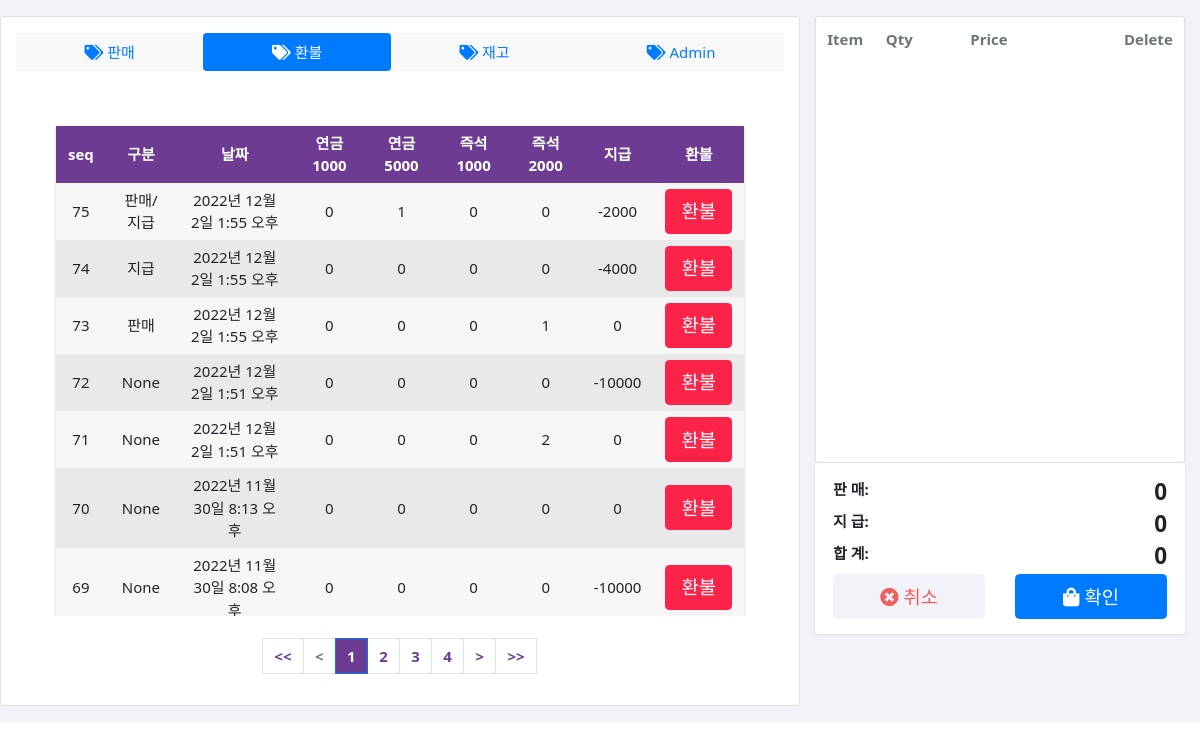
Page /refund/ on the earlier database version.
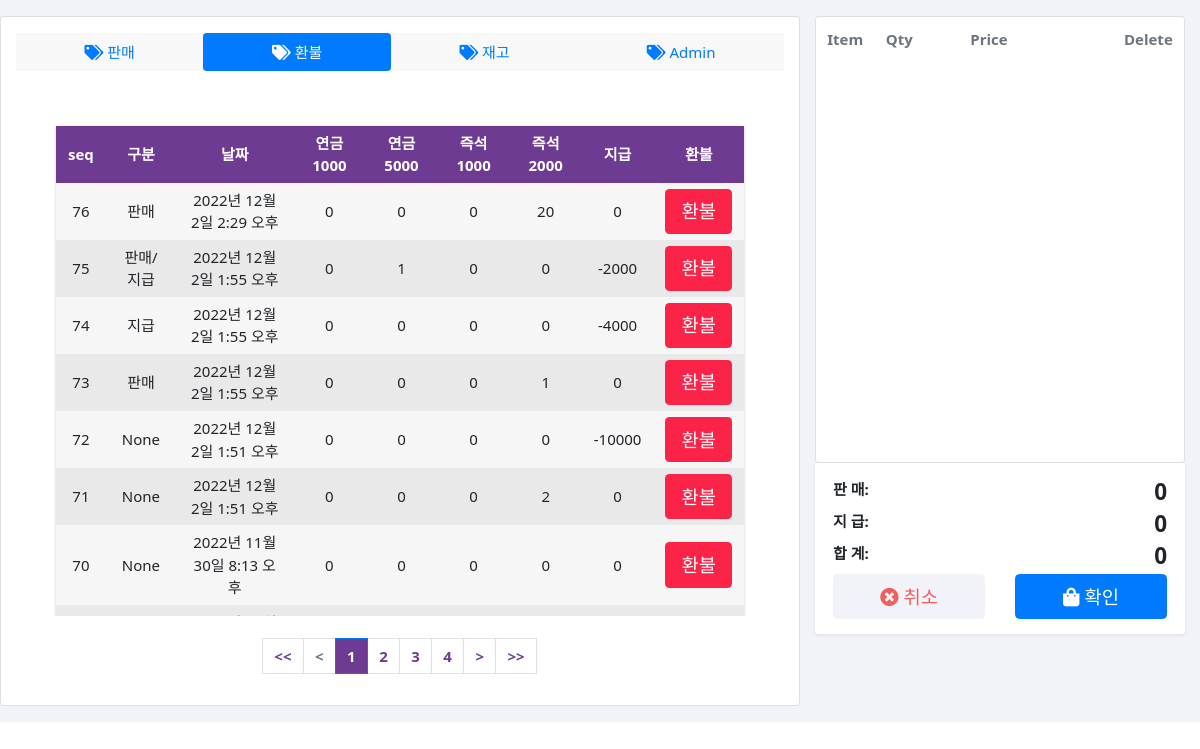
Same page on the later database version.
### POSApp/models.py (models this page shows)
class POSDB(models.Model):
    seq = models.IntegerField(primary_key=True)
    category = models.CharField(max_length=10, null=True)
    pension_lottery_1000 = models.IntegerField(null=True)
    pension_lottery_5000 = models.IntegerField(null=True)
    instant_lottery_1000 = models.IntegerField(null=True)
    instant_lottery_2000 = models.IntegerField(null=True)
    pension_lottery_1000_Qty = models.IntegerField(null=True)
    pension_lottery_5000_Qty = models.IntegerField(null=True)
    instant_lottery_1000_Qty = models.IntegerField(null=True)
    instant_lottery_2000_Qty = models.IntegerField(null=True)
    sale = models.IntegerField(null=True)
    pay = models.IntegerField(null=True)
    sale_time = models.DateTimeField(null=True)
    daily_sale_start = models.DateTimeField(null=True)
    base_balance = models.IntegerField(null=True)
    ismodify = models.BooleanField(null=True)

### POSApp/views.py (the view)
# urls.py: path('refund/', views.refund, name="refund"),
def refund(request):
    if request.method == 'POST':
        print(request.POST.get('refund_seq'))
        refund_seq = POSDB.objects.filter(seq=request.POST.get('refund_seq'))
        print(refund_seq.all().values()[0]['category'])
    sale_pay_lists = POSDB.objects.order_by('-seq')
    paginator = Paginator(sale_pay_lists, 20)
    page = request.GET.get('page', 1)  # 페이지
    page_obj = paginator.get_page(page)
    context = {
        'sale_pay_list': page_obj,
    }
    return render(request, 'refund.html', context)

### POSApp/templates/refund.html (shortened to what this page needs)
<!DOCTYPE HTML>
<html lang="en">
{% load static %}
<head>
    <link href="{% static 'assets/css/bootstrap.css' %}" rel="stylesheet" type="text/css" />
    <link href="{% static 'assets/css/ui.css' %}" rel="stylesheet" type="text/css" />
    <link href="{% static 'assets/fonts/fontawesome/css/fontawesome-all.min.css' %}" type="text/css" rel="stylesheet">
    <link href="{% static 'assets/css/OverlayScrollbars.css' %}" type="text/css" rel="stylesheet" />
</head>
<body>
    <section class="section-content padding-y-sm bg-default ">
        <div class="container-fluid">
            <div class="row">
                <div class="col-md-8 card padding-y-sm card ">
                    <ul class="nav bg radius nav-pills nav-fill mb-3 bg" role="tablist">
                        <li class="nav-item">
                            <a class="nav-link" href="{% url 'POSApp:index' %}">
                                <i class="fa fa-tags"></i> 판매</a>
                        </li>
                        <li class="nav-item">
                            <a class="nav-link active show" data-toggle="pill" href="{% url 'POSApp:refund' %}">
                                <i class="fa fa-tags "></i> 환불</a>
                        </li>
                        <li class="nav-item">
                            <a class="nav-link" href="{% url 'POSApp:stock' %}">
                                <i class="fa fa-tags "></i> 재고</a>
                        </li>
                        <li class="nav-item">
                            <a class="nav-link" href="{% url 'POSApp:adminpage' %}">
                                <i class="fa fa-tags "></i> Admin</a>
                        </li>
                    </ul>
                    <form action="{% url 'POSApp:refund' %}" method="POST">
                    <div class="wrapper" style="overflow:scroll; height:530px; text-align:center;">
                        <div class="table_refund">
                            <div class="row_table header">
                                <div class="cell">seq</div>
                                <div class="cell">구분</div>
                                <div class="cell">날짜</div>
                                <div class="cell">연금 1000</div>
                                <div class="cell">연금 5000</div>
                                <div class="cell">즉석 1000</div>
                                <div class="cell">즉석 2000</div>
                                <div class="cell">지급</div>
                                <div class="cell">환불</div>
                            </div>
                                {% for sale_pay in sale_pay_list %}
                                <div class="row_table">
                                    <div class="cell cell_seq" data-title="seq">{{sale_pay.seq}}</div>
                                    <div class="cell" data-title="판매시간">{{sale_pay.category}}</div>
                                    <div class="cell" data-title="판매시간">{{sale_pay.sale_time}}</div>
                                    <div class="cell" data-title="연금 1000">{{sale_pay.pension_lottery_1000_Qty}}</div>
                                    <div class="cell" data-title="연금 2000">{{sale_pay.pension_lottery_5000_Qty}}</div>
                                    <div class="cell" data-title="즉석 1000">{{sale_pay.instant_lottery_1000_Qty}}</div>
                                    <div class="cell" data-title="즉석 2000">{{sale_pay.instant_lottery_2000_Qty}}</div>
                                    <div class="cell" data-title="지급 금액">{{sale_pay.pay}}</div>
                                    <div class="cell" data-title="환불">
                                        <button class="btn btn-primary_refund btn-lg btn-block" onclick="refund({{forloop.counter0}})">
                                            환불
                                        </button>
                                    </div>
                                </div>
                                {% endfor %}
                            </div>
                        </div>
                        </form>
                    <br>
                    <div class="pagination_">
                        <ul class="pagination justify-content-center">
                            <li class="page-first">
                            <a class="page-link" href="?{{current_path}}&page=1"><<</a>
                            </li>
                            {% if sale_pay_list.has_previous %}
                            <li class="page-item">
                                <a class="page-link" href="?page={{sale_pay_list.previous_page_number}}"><</a>
                            </li>
                            {% else %}
                            <li class="page-item disabled">
                                <a class="page-link" tabindex="-1" aria-disabled="true" href="#"><</a>
                            </li>
                            {% endif %}
                            {% for page_number in sale_pay_list.paginator.page_range %}
                            {% if page_number >= sale_pay_list.number|add:-3 and page_number <= sale_pay_list.number|add:3 %}
                                {% if page_number == sale_pay_list.number %}
                                <li class="page-item active" aria-current="page">
                                    <a class="page-link" href="?page={{page_number}}"style="background:#6d3b92;font-weight: bold;">{{page_number}}</a>
                                <li>
                                {% else %}
                                <li class="page-item">
                                    <a class="page-link" href="?page={{page_number}}">{{page_number}}</a>
                                </li>
                                {% endif %}
                            {% endif %}
                            {% endfor %}
                            {% if sale_pay_list.has_next %}
                            <li class="page-item">
                                <a class="page-link" href="?page={{sale_pay_list.next_page_number}}">></a>
                            </li>
                            {% else %}
                            <li class="page-item disabled">
                                <a class="page-link" tabindex="-1" aria-disabled="true" href="#">></a>
                            </li>
                            {% endif %}
                            <li class="page-first">
                                <a class="page-link" href="?page={{sale_pay_list.paginator.num_pages}}">>></a>
                            </li>
                        </ul>
                    </div>
                    </div>
                <div class="col-md-4">
                    <div class="card">
                        <span id="cart">
                            <form action="{% url 'POSApp:index' %}" method="POST">
                                <table class="table table-hover shopping-cart-wrap">
                                    <thead class="text-muted">
                                        <tr>
                                            <th scope="col">Item</th>
                                            <th scope="col" width="120">Qty</th>
                                            <th scope="col" width="120">Price</th>
                                            <th scope="col" class="text-right" width="200">Delete</th>
                                        </tr>
                                    </thead>
                                </table>
                            </form>
                        </span>
                    </div>
                    <div class="box">
                        <dl class="dlist-align">
                            <dt>판 매:</dt>
                            <dd class="text-right h4 b total_sale">0</dd>
                        </dl>
                        <dl class="dlist-align">
                            <dt>지 급:</dt>
                            <dd class="text-right h4 b total_pay">0</dd>
                        </dl>
                        <dl class="dlist-align">
                            <dt>합 계:</dt>
                            <dd class="text-right h4 b total">0</dd>
                        </dl>
                        <div class="row">
                            <div class="col-md-6">
                                <a href="" class="btn  btn-default btn-error btn-lg btn-block"><i
                                        class="fa fa-times-circle "></i> 취소 </a>
                            </div>
                            <div class="col-md-6">
                                <button class="btn  btn-primary btn-lg btn-block" onclick="confirm()"><i
                                        class="fa fa-shopping-bag"></i>
                                    확인 </button>
                            </div>
                        </div>
                    </div>
                </div>
            </div>
        </div>
    </section>
</body>
</html>

### POSApp/static/assets/css/ui.css (style rules this page uses)
html { font-size: 15px; }
.padding-y-sm { padding-top: 16px; padding-bottom: 16px; }
.bg { background-color: #f8f8f8 !important; }
.b { font-weight: 600; }
[class*="dlist-"] { margin-bottom: 5px; }
[class*="dlist-"] dd { margin-bottom: 0; }
.dlist-align dt { width: 90px; float: left; word-wrap: break-word; }
.dlist-align dd { margin-left: 120px; vertical-align: baseline; }
.shopping-cart-wrap thead th { border-top: 0; border-bottom: 0; }
.box { padding: 1rem 1.2rem; display: block; background: #fff; border-radius: 0.2rem; -webkit-box-shadow: 0 1px 3px rgba(51, 51, 51, 0.1); box-shadow: 0 1px 3px rgba(51, 51, 51, 0.1); }

### POSApp/static/assets/css/OverlayScrollbars.css (style rules this page uses)
.os-host, .os-host-textarea { position: relative; overflow: visible !important; -webkit-box-orient: vertical; -webkit-box-direction: normal; -ms-flex-direction: column; flex-direction: column; -ms-flex-wrap: nowrap; flex-wrap: nowrap; -webkit-box-pack: start; -ms-flex-pack: start; justify-content: flex-start; -ms-flex-line-pack: start; align-content: flex-start; -webkit-box-align: start; -ms-flex-align: start; -ms-grid-row-align: flex-start; align-items: flex-start; }

### POSApp/templates/refund.html (style rules this page uses)
.bg-default, .btn-default { background-color: #f2f3f8; }
.btn-error { color: #ef5f5f; }
body { -webkit-font-smoothing: antialiased; font-smoothing: antialiased; }
.wrapper { margin: 0 auto; padding: 40px; max-width: 800px; }
.table_refund { margin: 0 0 40px 0; width: 100%; box-shadow: 0 1px 3px rgba(0, 0, 0, 0.2); display: table; }
.row_table { display: table-row; background: #f6f6f6; }
.row_table:nth-of-type(odd) { background: #e9e9e9; }
.row_table.header { font-weight: 900; color: #ffffff; background: #6d3b92; }
.cell { padding: 6px 12px; display: table-cell; vertical-align:middle; }
.btn-primary_refund { background-color: #fc2348; color: #ffffff; }
.page-link { color: #6d3b92; font-weight: bold; }

Differences in the rows shown:
no longer on this page (row unchanged): POSDB: seq "69", category "None", sale_time "2022년 11월 30일 8:08 오후", pension_lottery_1000_Qty "0", pension_lottery_5000_Qty "0", instant_lottery_1000_Qty "0", instant_lottery_2000_Qty "0", pay "-10000"
added POSDB: seq "76", category "판매", sale_time "2022년 12월 2일 2:29 오후", pension_lottery_1000_Qty "0", pension_lottery_5000_Qty "0", instant_lottery_1000_Qty "0", instant_lottery_2000_Qty "20", pay "0"
